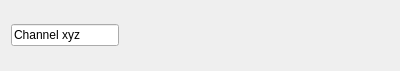
<?xml version="1.0" encoding="UTF-8"?>
<ui version="4.0">
 <class>ChannelForm</class>
 <widget class="QWidget" name="ChannelForm">
  <property name="geometry">
   <rect>
    <x>0</x>
    <y>0</y>
    <width>400</width>
    <height>71</height>
   </rect>
  </property>
  <property name="windowTitle">
   <string>Form</string>
  </property>
  <layout class="QGridLayout" name="gridLayout">
   <item row="0" column="1">
    <widget class="QWidget" name="renderAreaWidget" native="true">
     <property name="sizePolicy">
      <sizepolicy hsizetype="Expanding" vsizetype="Expanding">
       <horstretch>0</horstretch>
       <verstretch>0</verstretch>
      </sizepolicy>
     </property>
    </widget>
   </item>
   <item row="0" column="0">
    <widget class="QLineEdit" name="channelLineEdit">
     <property name="sizePolicy">
      <sizepolicy hsizetype="Preferred" vsizetype="Fixed">
       <horstretch>0</horstretch>
       <verstretch>0</verstretch>
      </sizepolicy>
     </property>
     <property name="text">
      <string>Channel xyz</string>
     </property>
    </widget>
   </item>
  </layout>
 </widget>
 <resources/>
 <connections/>
</ui>
